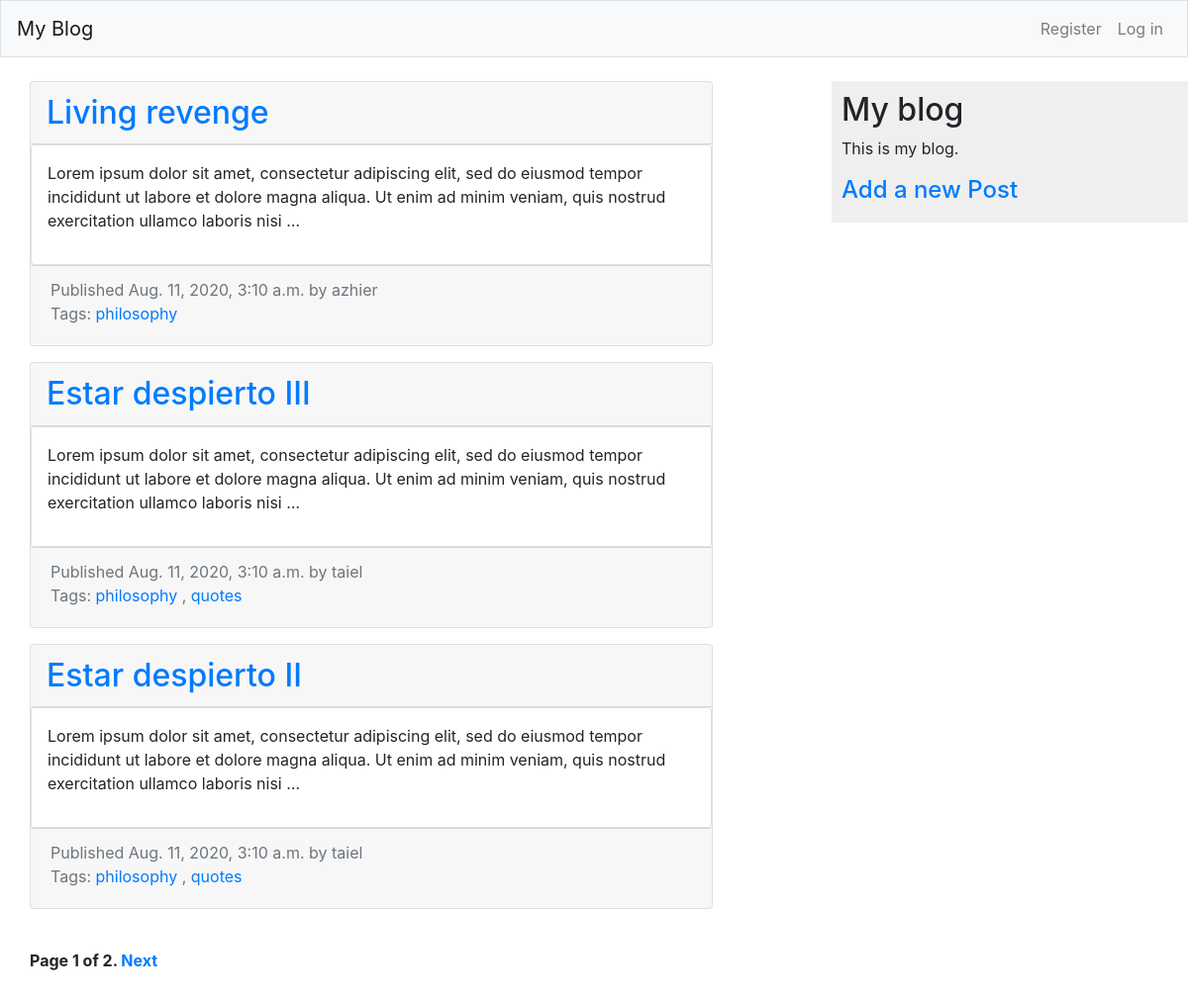
Before: / with the older database file.
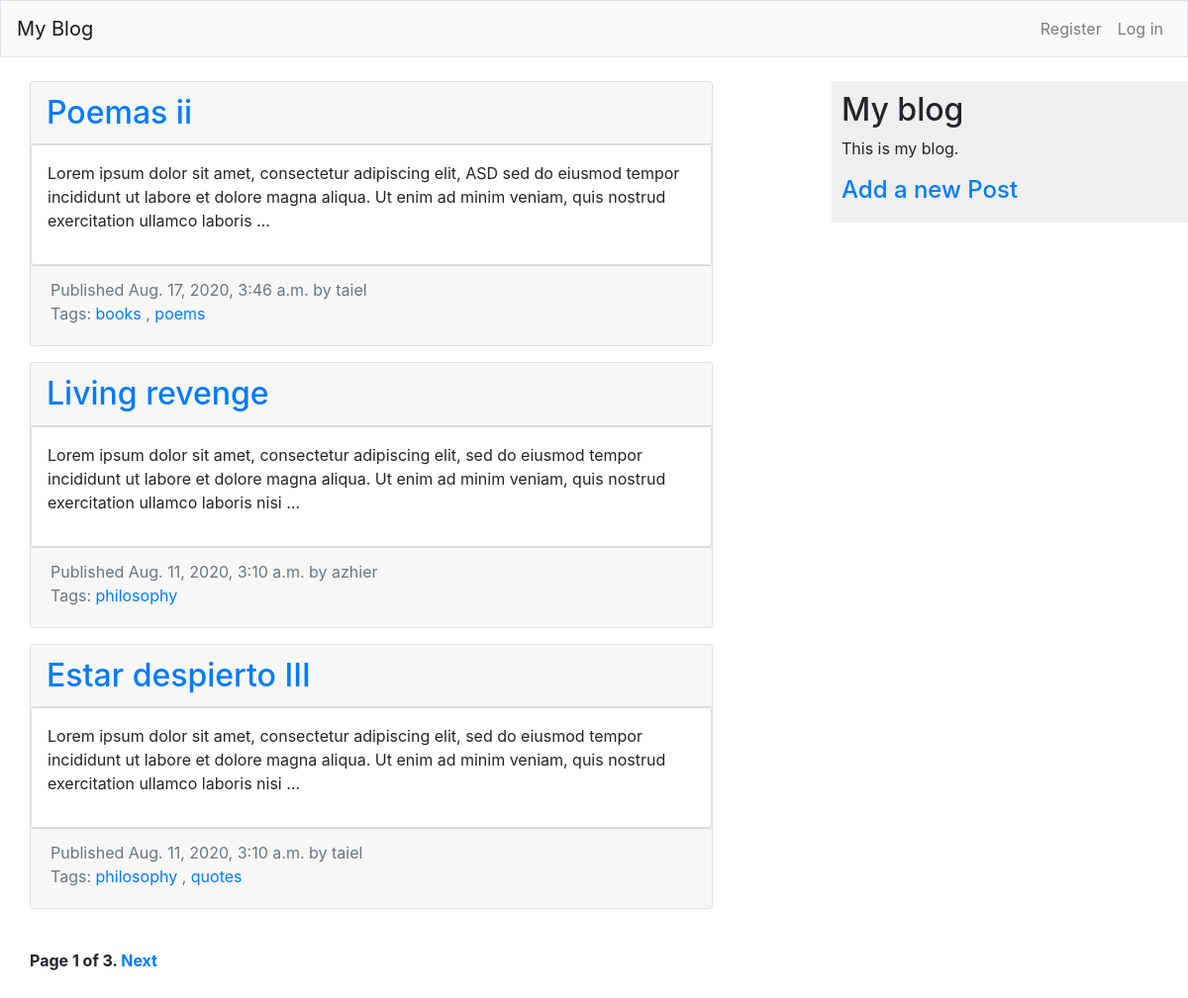
After: the same page with the newer database file.
### blog/models.py (models this page shows, shortened)
class Post(models.Model):
    STATUS_CHOICES = (
        ('draft', 'Draft'),
        ('published', 'Published'),
    )
    title = models.CharField(max_length=250)
    slug = models.SlugField(max_length=250,
                            unique=True,
                            unique_for_date='publish')
    author = models.ForeignKey(User,
                              on_delete=models.CASCADE,
                              related_name='blog_posts')
    body = models.TextField()
    publish = models.DateTimeField(default=timezone.now)
    created = models.DateTimeField(auto_now_add=True)
    updated = models.DateTimeField(auto_now=True)
    status = models.CharField(max_length=10,
                              choices=STATUS_CHOICES,
                              default='draft')
    objects = models.Manager() # The default manager.
    published = PublishedManager() # Our custom manager.
    tags = TaggableManager()
    class Meta:
        ordering = ('-publish',)
    def get_absolute_url(self):
        return reverse('blog:post_detail',
                       args=[self.publish.year,
                             self.publish.month,
                             self.publish.day, self.slug])

### blog/views.py (the view)
# urls.py: path('', views.post_list, name='post_list'),
def post_list(request, tag_slug=None):
    object_list = Post.published.all()
    tag = None
    if tag_slug:
        tag = get_object_or_404(Tag, slug=tag_slug)
        object_list = object_list.filter(tags__in=[tag])
    paginator = Paginator(object_list, 3) # 3 posts in each page
    page = request.GET.get('page')
    try:
        posts = paginator.page(page)
    except PageNotAnInteger:
        posts = paginator.page(1)
    except EmptyPage:
        posts = paginator.page(paginator.num_pages)
    return render(request, 'blog/post/list.html',
                  {'page': page,
                   'posts': posts,
                   'tag': tag})

### blog/models.py (called while the page is built)
    def get_queryset(self):
        return super().get_queryset().filter(status='published')

### blog/templates/blog/post/list.html (shortened to what this page needs)
{% extends "blog/base.html" %}
{% block sidebar %}
  <h4>
    <a href="{% url 'blog:new_post' %}">Add a new Post</a>
  </h4>
{% endblock sidebar %}
{% block content %}
 {% for post in posts %}
  <div class="card mb-3">
    <h2 class="card-header pl-3">
      <a href="{{ post.get_absolute_url }}">
        {{ post.title }}
      </a>
    </h2>
    <div class="card pl-3">
      <p>
      {{ post.body|truncatewords:30|linebreaks }}
      </p>
    </div>
    <div class="card-footer text-muted pb-1">
      Published {{ post.publish }} by {{ post.author }}
    <p class="tags">
      Tags:
      {% for tag in post.tags.all %}
        <a href="{% url 'blog:post_list_by_tag' tag.slug %}">
          {{ tag.name }}
        </a>
        {% if not forloop.last %}, {% endif %}
      {% endfor %}
    </p>
    </div>
  </div>
  {% endfor %}
  {% include "pagination.html" with page=posts %}
{% endblock %}

### blog/templates/blog/base.html (shortened to what this page needs)
{% load static %}
{% load bootstrap4 %}
<!DOCTYPE html>
<html>
<head>
  <link href="{% static 'css/blog.css' %}" rel="stylesheet">
  {% bootstrap_css %}
</head>
<body>
  <nav class="navbar navbar-expand-md navbar-light bg-light mb-4 border">
    <a class="navbar-brand" href="{% url 'blog:post_list' %}">
        My Blog</a>
    <div class="collapse navbar-collapse" id="navbarCollapse">
            <ul class="navbar-nav ml-auto">
                {% if user.is_authenticated %}
                  <li class="nav-item">
                    <span class="navbar-text">Hello, {{ user.username }}.</span>
                  </li>
                  <li class="nav-item">
                      <a class="nav-link" href="{% url 'users:logout' %}">Log out</a>
                  </li>
                {% else %}
                  <li class="nav-item">
                      <a class="nav-link" href="{% url 'users:register' %}">Register</a>
                  </li>
                  <li class="nav-item">
                      <a class="nav-link" href="{% url 'users:login' %}">Log in</a></li>
                {% endif %}
            </ul>
    </div>
  </nav>
  <div id="content">
    {% block content %}
    {% endblock %}
  </div>
  <div id="sidebar">
    <h2>My blog</h2>
    <p>This is my blog.</p>
      {% block sidebar %}
      {% endblock sidebar %}
  </div>
</body>
</html>

### blog/templates/pagination.html (shortened to what this page needs)
<div class="pagination">
  <span class="step-links">
    <span class="current">
      Page {{ page.number }} of {{ page.paginator.num_pages }}.
    </span>
    {% if page.has_next %}
      <a href="?page={{ page.next_page_number }}">Next</a>
    {% endif %}
  </span>
</div>

### blog/static/css/blog.css (style rules this page uses)
body { margin:0; padding:0; font-family:helvetica, sans-serif; }
a { color:#00abff; text-decoration:none; }
h2 { font-weight:normal; margin:30px 0 0; }
#content { float:left; width:60%; padding:0 0 0 30px; }
#sidebar { float:right; width:30%; padding:10px; background:#efefef; height:100%; }
.pagination { margin:40px 0; font-weight:bold; }

Changed rows visible on the page:
no longer on this page (row unchanged): Post: title "Estar despierto II", body "Lorem ipsum dolor sit amet, consectetur adipiscing elit, sed do eiusmod tempor incididunt ut labore et dolore magna aliqua. Ut enim ad minim veniam, quis nostrud exercitation ullamco laboris nisi …", publish "Aug. 11, 2020, 3:10 a.m.", author "taiel", Tag (name "philosophy"), Tag (name "quotes")
added Post: title "Poemas ii", body "Lorem ipsum dolor sit amet, consectetur adipiscing elit, ASD sed do eiusmod tempor incididunt ut labore et dolore magna aliqua. Ut enim ad minim veniam, quis nostrud exercitation ullamco laboris …", publish "Aug. 17, 2020, 3:46 a.m.", author "taiel"
now on this page (row unchanged): Tag: name "books", shown under "Poemas ii"
now on this page (row unchanged): Tag: name "poems", shown under "Poemas ii"
Other visible differences:
{{ page.paginator.num_pages }}: "2" → "3"
